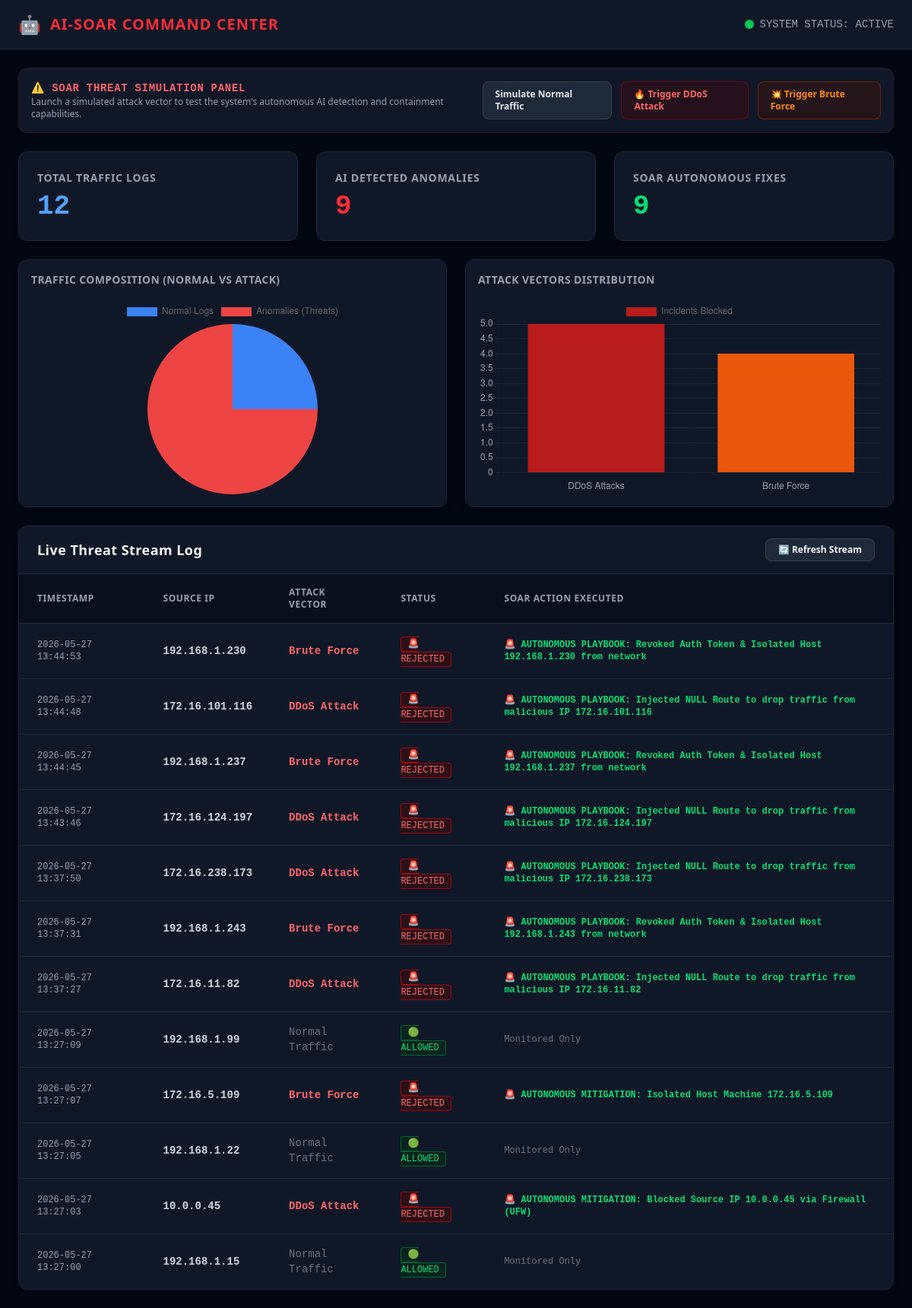
The page / on the database its author committed.
### analyzer/models.py (models this page shows, shortened)
class Alert(models.Model):
    timestamp = models.DateTimeField(auto_now_add=True)
    source_ip = models.GenericIPAddressField(default="192.168.1.100")
    packet_size = models.IntegerField()
    request_rate = models.IntegerField()
    failed_logins = models.IntegerField()
    attack_type = models.CharField(max_length=50, default="Unknown")
    is_anomaly = models.BooleanField(default=False)
    action_taken = models.CharField(max_length=100, default="Monitored Only")
    is_resolved = models.BooleanField(default=False)

### analyzer/views.py (the view)
# urls.py: path('', dashboard_view, name='dashboard'),
def dashboard_view(request):
    all_alerts = Alert.objects.all().order_by('-id')[:25]
    total_logs = Alert.objects.count()
    total_anomalies = Alert.objects.filter(is_anomaly=True).count()
    total_mitigations = Alert.objects.filter(is_anomaly=True).exclude(action_taken="Monitored Only").count()
    total_ddos = Alert.objects.filter(attack_type="DDoS Attack").count()
    total_brute_force = Alert.objects.filter(attack_type="Brute Force").count()
    context = {
        'alerts': all_alerts,
        'total_logs': total_logs,
        'total_anomalies': total_anomalies,
        'total_mitigations': total_mitigations,
        'total_ddos': total_ddos,
        'total_brute_force': total_brute_force
    }
    return render(request, 'analyzer/dashboard.html', context)

### analyzer/templates/analyzer/dashboard.html (shortened to what this page needs)
<!DOCTYPE html>
<html lang="en">
<head>
    <script src="https://cdn.jsdelivr.net/npm/@tailwindcss/browser@4"></script>
</head>
<body class="bg-gray-950 text-gray-100 font-sans min-h-screen">
    <nav class="bg-gray-900 border-b border-gray-800 px-6 py-4 flex justify-between items-center">
        <div class="flex items-center space-x-3">
            <span class="text-2xl">🤖</span>
            <h1 class="text-xl font-bold tracking-wider text-red-500">AI-SOAR COMMAND CENTER</h1>
        </div>
        <div class="flex items-center space-x-2">
            <span class="h-3 w-3 bg-green-500 rounded-full animate-pulse"></span>
            <span class="text-sm text-gray-400 font-mono">SYSTEM STATUS: ACTIVE</span>
        </div>
    </nav>
    <div class="p-6 max-w-7xl mx-auto -mb-6">
        <div class="bg-gray-900 border border-red-900/30 p-4 rounded-xl flex flex-col md:flex-row justify-between items-center space-y-4 md:space-y-0">
            <div>
                <h4 class="text-sm font-bold text-red-400 tracking-wider font-mono">⚠️ SOAR THREAT SIMULATION PANEL</h4>
                <p class="text-xs text-gray-400">Launch a simulated attack vector to test the system's autonomous AI detection and containment capabilities.</p>
            </div>
            <div class="flex space-x-3">
                <a href="/trigger/normal/" class="bg-gray-800 hover:bg-gray-700 text-gray-200 border border-gray-700 px-4 py-2 rounded-lg text-xs font-bold transition">Simulate Normal Traffic</a>
                <a href="/trigger/ddos/" class="bg-red-950/40 hover:bg-red-900/60 text-red-400 border border-red-800/60 px-4 py-2 rounded-lg text-xs font-bold transition">🔥 Trigger DDoS Attack</a>
                <a href="/trigger/brute_force/" class="bg-orange-950/40 hover:bg-orange-900/60 text-orange-400 border border-orange-800/60 px-4 py-2 rounded-lg text-xs font-bold transition">💥 Trigger Brute Force</a>
            </div>
        </div>
    </div>
    <div class="p-6 max-w-7xl mx-auto space-y-6">
        <div class="grid grid-cols-1 md:grid-cols-3 gap-6">
            <div class="bg-gray-900 border border-gray-800 p-6 rounded-xl shadow-lg">
                <p class="text-gray-400 text-sm font-semibold uppercase tracking-wider">Total Traffic Logs</p>
                <h3 class="text-4xl font-bold mt-2 font-mono text-blue-400">{{ total_logs }}</h3>
            </div>
            <div class="bg-gray-900 border border-gray-800 p-6 rounded-xl shadow-lg">
                <p class="text-gray-400 text-sm font-semibold uppercase tracking-wider">AI Detected Anomalies</p>
                <h3 class="text-4xl font-bold mt-2 font-mono text-red-500">{{ total_anomalies }}</h3>
            </div>
            <div class="bg-gray-900 border border-gray-800 p-6 rounded-xl shadow-lg">
                <p class="text-gray-400 text-sm font-semibold uppercase tracking-wider">SOAR Autonomous Fixes</p>
                <h3 class="text-4xl font-bold mt-2 font-mono text-green-400">{{ total_mitigations }}</h3>
            </div>
        </div>
        <div class="grid grid-cols-1 md:grid-cols-2 gap-6">
            <div class="bg-gray-900 border border-gray-800 p-4 rounded-xl shadow-lg">
                <h3 class="text-sm font-bold text-gray-400 uppercase tracking-wide mb-4">Traffic Composition (Normal vs Attack)</h3>
                <div class="h-64 flex justify-center">
                    <canvas id="trafficChart"></canvas>
                </div>
            </div>
            <div class="bg-gray-900 border border-gray-800 p-4 rounded-xl shadow-lg">
                <h3 class="text-sm font-bold text-gray-400 uppercase tracking-wide mb-4">Attack Vectors Distribution</h3>
                <div class="h-64 flex justify-center">
                    <canvas id="attackChart"></canvas>
                </div>
            </div>
        </div>
        <div class="bg-gray-900 border border-gray-800 rounded-xl shadow-lg overflow-hidden">
            <div class="px-6 py-4 border-b border-gray-800 bg-gray-900/50 flex justify-between items-center">
                <h2 class="text-lg font-bold tracking-wide">Live Threat Stream Log</h2>
                <button onclick="window.location.reload();" class="bg-gray-800 hover:bg-gray-700 border border-gray-700 px-4 py-1.5 rounded-lg text-xs font-semibold cursor-pointer transition">🔄 Refresh Stream</button>
            </div>
            <div class="overflow-x-auto">
                <table class="w-full text-left border-collapse">
                    <thead>
                        <tr class="bg-gray-950/50 text-gray-400 text-xs uppercase tracking-wider border-b border-gray-800">
                            <th class="px-6 py-4">Timestamp</th>
                            <th class="px-6 py-4">Source IP</th>
                            <th class="px-6 py-4">Attack Vector</th>
                            <th class="px-6 py-4">Status</th>
                            <th class="px-6 py-4">SOAR Action Executed</th>
                        </tr>
                    </thead>
                    <tbody class="divide-y divide-gray-800 text-sm font-mono">
                        {% for alert in alerts %}
                        <tr class="hover:bg-gray-850/50 transition">
                            <td class="px-6 py-4 text-gray-400 text-xs">{{ alert.timestamp|date:"Y-m-d H:i:s" }}</td>
                            <td class="px-6 py-4 font-bold text-gray-300">{{ alert.source_ip }}</td>
                            <td class="px-6 py-4">
                                {% if alert.is_anomaly %}
                                    <span class="text-red-400 font-semibold">{{ alert.attack_type }}</span>
                                {% else %}
                                    <span class="text-gray-500">Normal Traffic</span>
                                {% endif %}
                            </td>
                            <td class="px-6 py-4">
                                {% if alert.is_anomaly %}
                                    <span class="bg-red-950/50 border border-red-800 text-red-400 px-2 py-0.5 rounded text-xs">🚨 REJECTED</span>
                                {% else %}
                                    <span class="bg-green-950/50 border border-green-800 text-green-400 px-2 py-0.5 rounded text-xs">🟢 ALLOWED</span>
                                {% endif %}
                            </td>
                            <td class="px-6 py-4 text-xs">
                                {% if alert.is_anomaly %}
                                    <span class="text-green-400 font-semibold">{{ alert.action_taken }}</span>
                                {% else %}
                                    <span class="text-gray-500">{{ alert.action_taken }}</span>
                                {% endif %}
                            </td>
                        </tr>
                        {% empty %}
                        <tr>
                            <td colspan="5" class="px-6 py-10 text-center text-gray-500 italic">No network traffic captures found in database.</td>
                        </tr>
                        {% endfor %}
                    </tbody>
                </table>
            </div>
        </div>
    </div>
    <script>
        // Pie Chart: Normal vs Anomalous Traffic
        const ctxTraffic = document.getElementById('trafficChart').getContext('2d');
        new Chart(ctxTraffic, {
            type: 'pie',
            data: {
                labels: ['Normal Logs', 'Anomalies (Threats)'],
                datasets: [{
                    data: [{{ total_logs }} - {{ total_anomalies }}, {{ total_anomalies }}],
                    backgroundColor: ['#3b82f6', '#ef4444'],
                    borderWidth: 0
                }]
            },
            options: { responsive: true, maintainAspectRatio: false }
        });
        // Bar Chart: Attack Breakdown
        const ctxAttack = document.getElementById('attackChart').getContext('2d');
        new Chart(ctxAttack, {
            type: 'bar',
            data: {
                labels: ['DDoS Attacks', 'Brute Force'],
                datasets: [{
                    label: 'Incidents Blocked',
                    data: [{{ total_ddos }}, {{ total_brute_force }}],
                    backgroundColor: ['#b91c1c', '#ea580c'],
                    borderWidth: 0
                }]
            },
            options: {
                responsive: true,
                maintainAspectRatio: false,
                scales: {
                    y: { beginAtZero: true, grid: { color: '#1f2937' }, ticks: { color: '#9ca3af' } },
                    x: { ticks: { color: '#9ca3af' } }
                }
            }
        });
    </script>
</body>
</html>

### rows shown on the page
Alert: timestamp "2026-05-27 13:44:53", source_ip "192.168.1.230", attack_type "Brute Force", is_anomaly "🚨 REJECTED", action_taken "🚨 AUTONOMOUS PLAYBOOK: Revoked Auth Token & Isolated Host 192.168.1.230 from network"
Alert: timestamp "2026-05-27 13:44:48", source_ip "172.16.101.116", attack_type "DDoS Attack", is_anomaly "🚨 REJECTED", action_taken "🚨 AUTONOMOUS PLAYBOOK: Injected NULL Route to drop traffic from malicious IP 172.16.101.116"
Alert: timestamp "2026-05-27 13:44:45", source_ip "192.168.1.237", attack_type "Brute Force", is_anomaly "🚨 REJECTED", action_taken "🚨 AUTONOMOUS PLAYBOOK: Revoked Auth Token & Isolated Host 192.168.1.237 from network"
Alert: timestamp "2026-05-27 13:43:46", source_ip "172.16.124.197", attack_type "DDoS Attack", is_anomaly "🚨 REJECTED", action_taken "🚨 AUTONOMOUS PLAYBOOK: Injected NULL Route to drop traffic from malicious IP 172.16.124.197"
Alert: timestamp "2026-05-27 13:37:50", source_ip "172.16.238.173", attack_type "DDoS Attack", is_anomaly "🚨 REJECTED", action_taken "🚨 AUTONOMOUS PLAYBOOK: Injected NULL Route to drop traffic from malicious IP 172.16.238.173"
Alert: timestamp "2026-05-27 13:37:31", source_ip "192.168.1.243", attack_type "Brute Force", is_anomaly "🚨 REJECTED", action_taken "🚨 AUTONOMOUS PLAYBOOK: Revoked Auth Token & Isolated Host 192.168.1.243 from network"
Alert: timestamp "2026-05-27 13:37:27", source_ip "172.16.11.82", attack_type "DDoS Attack", is_anomaly "🚨 REJECTED", action_taken "🚨 AUTONOMOUS PLAYBOOK: Injected NULL Route to drop traffic from malicious IP 172.16.11.82"
Alert: timestamp "2026-05-27 13:27:09", source_ip "192.168.1.99", is_anomaly "Normal Traffic", action_taken "Monitored Only"
Alert: timestamp "2026-05-27 13:27:07", source_ip "172.16.5.109", attack_type "Brute Force", is_anomaly "🚨 REJECTED", action_taken "🚨 AUTONOMOUS MITIGATION: Isolated Host Machine 172.16.5.109"
Alert: timestamp "2026-05-27 13:27:05", source_ip "192.168.1.22", is_anomaly "Normal Traffic", action_taken "Monitored Only"
Alert: timestamp "2026-05-27 13:27:03", source_ip "10.0.0.45", attack_type "DDoS Attack", is_anomaly "🚨 REJECTED", action_taken "🚨 AUTONOMOUS MITIGATION: Blocked Source IP 10.0.0.45 via Firewall (UFW)"
Alert: timestamp "2026-05-27 13:27:00", source_ip "192.168.1.15", is_anomaly "Normal Traffic", action_taken "Monitored Only"

### other values the page prints
{{ total_logs }} "12"
{{ total_anomalies }} "9"
{{ total_mitigations }} "9"
chart data {{ total_logs }} 12
chart data {{ total_anomalies }} 9
chart data {{ total_ddos }} 5
